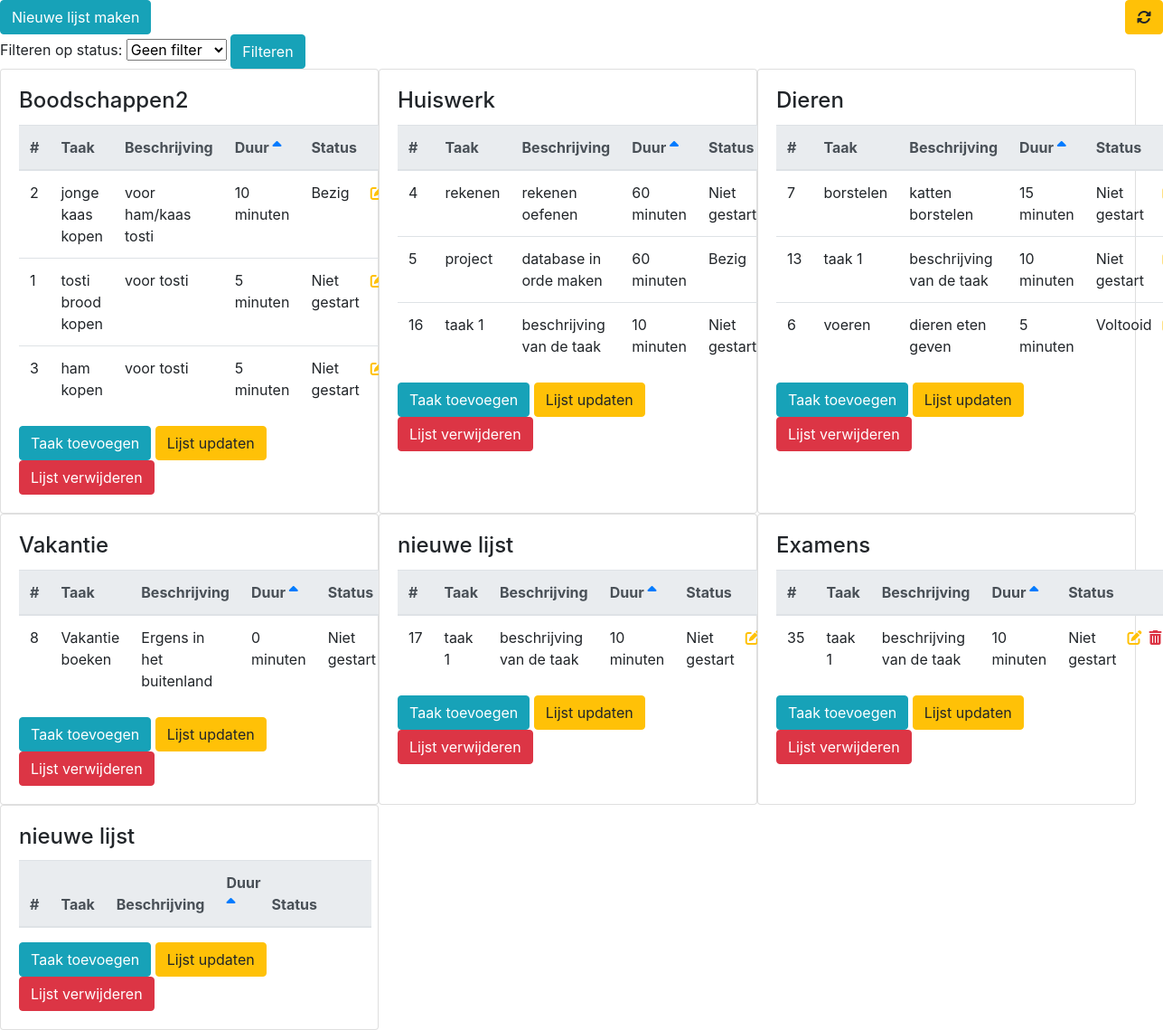
Page /index.php?order=desc on the committed database.
### tables this page shows
CREATE TABLE IF NOT EXISTS `lists` (
  `id` int(11) NOT NULL AUTO_INCREMENT,
  `name` varchar(255) NOT NULL,
  PRIMARY KEY (`id`),
  UNIQUE KEY `id` (`id`)
);

CREATE TABLE IF NOT EXISTS `tasks` (
  `id` int(11) NOT NULL AUTO_INCREMENT,
  `list_id` int(11) NOT NULL DEFAULT 0,
  `name` varchar(255) NOT NULL,
  `description` varchar(255) NOT NULL,
  `duration` int(11) NOT NULL DEFAULT 0,
  `status_id` int(11) NOT NULL DEFAULT 1,
  PRIMARY KEY (`id`),
  KEY `list_id` (`list_id`),
  KEY `status_id` (`status_id`)
);

CREATE TABLE IF NOT EXISTS `statuses` (
  `id` int(11) NOT NULL AUTO_INCREMENT,
  `name` varchar(255) NOT NULL,
  PRIMARY KEY (`id`)
);

### includes/functions.php (called while the page is built, shortened)
<?php
    function getAllLists() {
        $conn = dbcon();
        $query = $conn->prepare("SELECT * FROM lists");
        $query->execute();
        return $query->fetchAll();
    }
    function getAllTasks() {
        $conn = dbcon();
        if (isset($_POST["status"])) {
            if ($_POST["status"] != "") {
                $query = $conn->prepare("SELECT * FROM tasks WHERE status_id = :filter");
                $query->bindParam(":filter", $_POST["status"]);
            } else {
                $query = $conn->prepare("SELECT * FROM tasks");
            }
        } else {
            $query = $conn->prepare("SELECT * FROM tasks");
        }
        $query->execute();
        return $query->fetchAll();
    }
    function getAllStatuses() {
        $conn = dbcon();
        $query = $conn->prepare("SELECT * FROM statuses");
        $query->execute();
        return $query->fetchAll();
    }
    function orderTasks($order) {
        $conn = dbcon();
        if ($order == "asc") {
            $query = $conn->prepare("SELECT * FROM tasks ORDER BY duration ASC");
            $query->execute();
            return $query->fetchAll();
        } elseif ($order == "desc") {
            $query = $conn->prepare("SELECT * FROM tasks ORDER BY duration DESC");
            $query->execute();
            return $query->fetchAll();
        }
    }

### index.php (the view, shortened to what this page needs)
<?php
    require_once("includes/functions.php");
    $lists = getAllLists();
    $tasks = getAllTasks();
    $statuses = getAllStatuses();
    $order = isset($_GET["order"]) && strtolower($_GET["order"]) == "desc" ? "DESC" : "ASC";
    $orderSort = $order == "ASC" ? "desc" : "asc";
    if (isset($_GET["order"])) {
        $tasks = orderTasks($_GET["order"]);
    }
?>
<?php require_once("includes/header.php") ?>
        <a href="createList.php" class="btn btn-info">Nieuwe lijst maken</a>
        <a href="index.php" class="btn btn-warning float-right"><i class="fas fa-sync-alt"></i></a>
        <form class="form" action="<?php echo $_SERVER["PHP_SELF"] ?>" method="POST">
            <label for="status">Filteren op status: </label>
            <select name="status" id="status">
                <option value="">Geen filter</option>
            </select>
            <input type="submit" class="btn btn-info" value="Filteren">
        </form>
        <div class="row col-12">
            <?php foreach ($lists as $list) { ?>
            <div class="card col-4 m-0 p-0">
                <div class="card-body">
                    <h4 class="card-title"><?php echo $list["name"] ?></h4>
                    <div class="card-text">
                        <table class="table">
                            <thead class="thead-light">
                                <tr>
                                    <th>#</th>
                                    <th>Taak</th>
                                    <th>Beschrijving</th>
                                    <th class="pr-0">
                                        Duur
                                        <a href="index.php?order=<?php echo $orderSort ?>">
                                            <?php if (isset($orderSort) && $orderSort == "asc") { ?>
                                                <i class="fas fa-sort-up"></i>
                                            <?php } elseif (isset($orderSort) && $orderSort == "desc") { ?>
                                                <i class="fas fa-sort-down"></i>
                                            <?php } ?>
                                        </a>
                                    </th>
                                    <th>Status</th>
                                    <th></th>
                                    <th></th>
                                </tr>
                            </thead>
                            <tbody>
                                <?php
                                    foreach ($tasks as $task) {
                                        if ($task["list_id"] == $list["id"]) {
                                ?>
                                <tr>
                                    <td><?php echo $task["id"] ?></td>
                                    <td><?php echo $task["name"] ?></td>
                                    <td><?php echo $task["description"] ?></td>
                                    <td><?php echo $task["duration"] ?> minuten</td>
                                    <td>
                                        <?php
                                            foreach ($statuses as $status) {
                                                if ($task["status_id"] == $status["id"]) {
                                                    echo $status["name"];
                                                }
                                            }
                                        ?>
                                    </td>
                                    <td class="px-0"><a href="updateTask.php?id=<?php echo $task["id"] ?>" class="text-warning"><i class="fas fa-edit"></i></a></td>
                                    <td class="px-0"><a href="deleteTask.php?id=<?php echo $task["id"] ?>" class="text-danger"><i class="fas fa-trash-alt"></i></a></td>
                                </tr>
                                <?php
                                        }
                                    }
                                ?>
                            </tbody>
                        </table>
                        <div class="row col-12">
                            <div class="mx-auto">
                                <a href="createTask.php?id=<?php echo $list["id"] ?>" class="btn btn-info">Taak toevoegen</a>
                                <a href="updateList.php?id=<?php echo $list["id"] ?>" class="btn btn-warning">Lijst updaten</a>
                                <a href="deleteList.php?id=<?php echo $list["id"] ?>" class="btn btn-danger">Lijst verwijderen</a>
                            </div>
                        </div>
                    </div>
                </div>
            </div>
            <?php } ?>
        </div>
<?php require_once("includes/footer.php") ?>

### rows in the picture
lists: name "Boodschappen2"
tasks: id "2", name "jonge kaas kopen", description "voor ham/kaas tosti", duration "10"
statuses: name "Bezig"
tasks: id "1", name "tosti brood kopen", description "voor tosti", duration "5"
statuses: name "Niet gestart"
tasks: id "3", name "ham kopen", description "voor tosti", duration "5"
lists: name "Huiswerk"
tasks: id "4", name "rekenen", description "rekenen oefenen", duration "60"
tasks: id "5", name "project", description "database in orde maken", duration "60"
tasks: id "16", name "taak 1", description "beschrijving van de taak", duration "10"
lists: name "Dieren"
tasks: id "7", name "borstelen", description "katten borstelen", duration "15"
tasks: id "13", name "taak 1", description "beschrijving van de taak", duration "10"
tasks: id "6", name "voeren", description "dieren eten geven", duration "5"
statuses: name "Voltooid"
lists: name "Vakantie"
tasks: id "8", name "Vakantie boeken", description "Ergens in het buitenland", duration "0"
lists: name "nieuwe lijst"
tasks: id "17", name "taak 1", description "beschrijving van de taak", duration "10"
lists: name "Examens"
tasks: id "35", name "taak 1", description "beschrijving van de taak", duration "10"
lists: name "nieuwe lijst"
